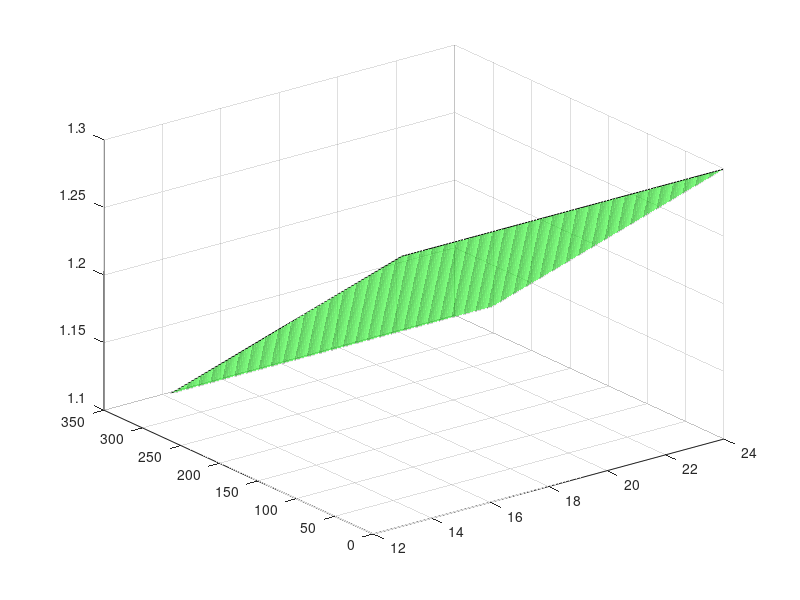

The MATLAB script that drew this image: (Note: this script raises an error after producing the figure.)
%fill profile vals as tabled (see !!)
clear
close all
x=13:0.1:24;
y=1:301;
[y,x]=meshgrid(y,x);

%% create ideal profile
z=1-0.6*y/1000;
z_up=z+0.3;
CO(:,:,1) = zeros(size(x,1),301); % red
CO(:,:,2) = ones(size(x,1),301); % green
CO(:,:,3) = zeros(size(x,1),301); % blue
s = surf(x,y,z_up,CO,'FaceAlpha',0.5);
s.EdgeColor = 'none';
hold on
z_low=z-0.3;
s = surf(x,y,z_low,CO,'FaceAlpha',0.5);
s.EdgeColor = 'none';

%% !!profile_vals must be entered
profile_vals=[
    1.1 0.9 0.8 1.7 1.0 0.7 0.5;
    1.1 1.3 1.4 1.7 1.0 1.1 0.9;
    1.0 0.8 0.8 0.7 1.0 0.7 0.9;
    0.9 0.9 0.8 0.7 1.0 0.7 0.5;
    1.0 0.9 0.8 1.1 1.0 0.7 0.5;
    0.8 0.9 0.8 1.4 1.0 0.4 0.5;
    0.7 0.9 0.8 1.3 1.0 0.4 0.5;
    0.6 0.9 0.8 1.2 1.0 0.7 0.5;
    0.5 0.9 0.8 1.3 1.0 0.7 0.5;
    0.7 0.5 0.4 0.4 0.6 0.7 0.3;
    1.0 0.9 0.8 1.5 1.0 0.7 0.3;
    1.1 0.9 0.8 1.6 1.0 0.7 0.4
    ];
%% meshgrid
[y_profile_vals,x_profile_vals]=meshgrid(1:50:301,13:24);

p_vals_int=interp2(y_profile_vals,x_profile_vals,profile_vals,y,x);

for i=1:size(p_vals_int,1)
    for j=1:size(p_vals_int,2)
        if p_vals_int(i,j)>z_up(i,j)
            CO(i,j,1) = 1; % red
            CO(i,j,2) = 1; % green
            CO(i,j,3) = 0; % blue
        end
        if p_vals_int(i,j)<z_low(i,j)
            CO(i,j,1) = 1; % red
            CO(i,j,2) = 0; % green
            CO(i,j,3) = 0; % blue
        end
    end
end
hold on;
s = surf(x,y,p_vals_int,CO);
s.LineStyle=':';
